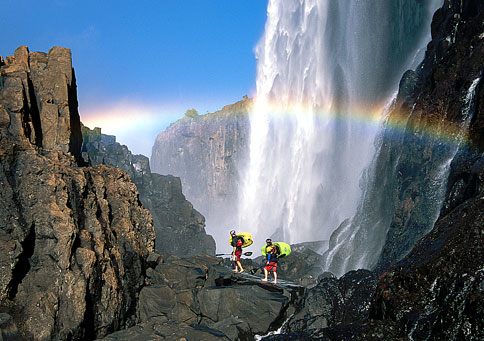
#> input picture Python/Dev/Botswana/Africa_Botswana_Zambia.png, 484 x 341 px
$ python 'imageTest bots.py' Africa_Botswana_Zambia.png   (Python 2 division)
#> lines starting #> are read from the running program, lines starting #| are printed output that depends on the picture
from __future__ import division
from itertools import chain
from pyknon.genmidi import Midi
from pyknon.music import Note, NoteSeq
from PIL import Image
import colorsys
import math
import sys

def nah_vomiting(vomit_limit):
	counter = 0
	while counter < vomit_limit:
		yield counter%3
		counter += 1

if len(sys.argv)>1:
	imagePath = sys.argv[1]
else:
	print("Supply a path as a argument.")
	sys.exit()
im = Image.open(imagePath)
#> im is the input picture: PIL image 484x341 RGB; mean R, G, B 94.9, 107.4, 118.4
im = im.resize((20,20))
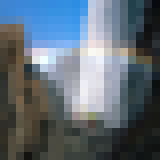
#> im: PIL image 20x20 RGB (shown 8 times larger); mean R, G, B 94.8, 107.4, 118.4
im.save("output.png")
data = list(im.getdata())
#> data = 400 items, first 6: (65, 133, 208), (62, 134, 211), (61, 136, 214), (58, 136, 216), (57, 137, 219), (54, 139, 221)
all = []
seq = []
h = []
s = []
v = []
for i in data:
	print(i)
	c = colorsys.rgb_to_hsv(i[0]/255,i[1]/255,i[2]/255)
	# [4 lines of commented-out code are left out]
	if c[2] > 0.5:
		s = 1/8
	else:
		s = 1/16
	seq.append( (int(c[0]*12),int(c[1]*8)+1,s))
#> this loop made 400 passes
#> (i, c, s) on passes 1 to 12: ((65, 133, 208), (0.587, 0.688, 0.816), 0.125), ((62, 134, 211), (0.586, 0.706, 0.827), 0.125), ((61, 136, 214), (0.585, 0.715, 0.839), 0.125), ((58, 136, 216), (0.584, 0.731, 0.847), 0.125), ((57, 137, 219), (0.584, 0.74, 0.859), 0.125), ((54, 139, 221), (0.582, 0.756, 0.867), 0.125), ((53, 140, 223), (0.581, 0.762, 0.875), 0.125), ((51, 142, 225), (0.58, 0.773, 0.882), 0.125), ((50, 143, 226), (0.579, 0.779, 0.886), 0.125), ((44, 141, 227), (0.578, 0.806, 0.89), 0.125), ((58, 149, 230), (0.578, 0.748, 0.902), 0.125), ((188, 201, 226), (0.61, 0.168, 0.886), 0.125)
#> s on passes 61 to 66: 0.0625, 0.0625, 0.0625, 0.125, 0.125, 0.125
#| (65, 133, 208)
#| (62, 134, 211)
#| (61, 136, 214)
#| (58, 136, 216)
#| (57, 137, 219)
#| (54, 139, 221)
#| (53, 140, 223)
#| (51, 142, 225)
#> (further printed lines are left out)
#> after the loop, seq = 400 items, first 6: (7, 6, 0.125), (7, 6, 0.125), (7, 6, 0.125), (7, 6, 0.125), (7, 6, 0.125), (6, 7, 0.125)

# [5 lines of commented-out code are left out]

baseSeq = []
for i in range(int(len(seq)/4)):
	baseSeq.append([0,2,4,4][i%4])
#> this loop made 100 passes
#> after the loop, baseSeq = 100 values, max 4 at index 2, min 0 at index 0, mean 2.5

print baseSeq
#> (printed output is left out)

#> (the run stopped early here; a loop or call above may not have finished)
